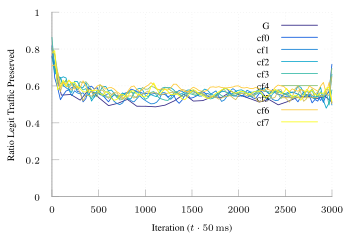

Source code (gnuplot):
set terminal tikz standalone color size 9cm,6cm font '\scriptsize' preamble '\usepackage{microtype} \usepackage{times} \usepackage[T1]{fontenc} \usepackage{siunitx}\sisetup{detect-all}'
set output "ftprep-tcp-cap-combine-good.tex"

load "parula.pal"

set style line 102 lc rgb '#a0a0a0' lt 1 lw 1
set border ls 102
set colorbox border 102
set key textcolor rgb "black"
set tics textcolor rgb "black"
set label textcolor rgb "black"

set border 3
set grid x y
set xtics nomirror
set ytics nomirror

#set key autotitle columnhead
set datafile separator ","

set xlabel "Iteration ($t \\cdot{} \\SI{50}{\\milli\\second}$)"
set ylabel "Ratio Legit Traffic Preserved"

set yrange [0.0:1.0]
set xrange [0.0:3000.0]

plot '../results/ft-tcp-cap-g-avg.csv' u 1:3 w lines smooth sbezier title "G", \
     '../results/ft-tcp-cap-combine-f0-avg.csv' u 1:3 w lines smooth sbezier title "cf0", \
     '../results/ft-tcp-cap-combine-f1-avg.csv' u 1:3 w lines smooth sbezier title "cf1", \
     '../results/ft-tcp-cap-combine-f2-avg.csv' u 1:3 w lines smooth sbezier title "cf2", \
     '../results/ft-tcp-cap-combine-f3-avg.csv' u 1:3 w lines smooth sbezier title "cf3", \
     '../results/ft-tcp-cap-combine-f4-avg.csv' u 1:3 w lines smooth sbezier title "cf4", \
     '../results/ft-tcp-cap-combine-f5-avg.csv' u 1:3 w lines smooth sbezier title "cf5", \
     '../results/ft-tcp-cap-combine-f6-avg.csv' u 1:3 w lines smooth sbezier title "cf6", \
     '../results/ft-tcp-cap-combine-f7-avg.csv' u 1:3 w lines smooth sbezier title "cf7"
